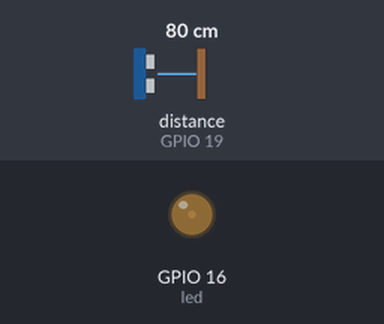
Bench run of a program on a simulated Raspberry Pi (BCM pin numbers). On the bench: output pins drawn as LEDs (lit = HIGH). The test bench sets the inputs (shaded band); at power-on: distance to the obstacle (sensor on GPIO 19) 80 cm.

Above: at 0.05 s.
At 0.3 s:
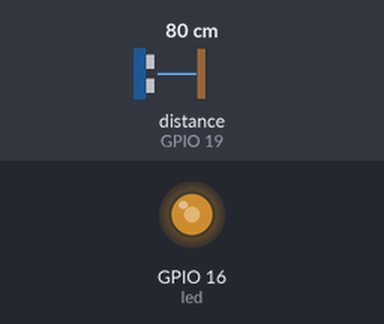
At 0.45 s:
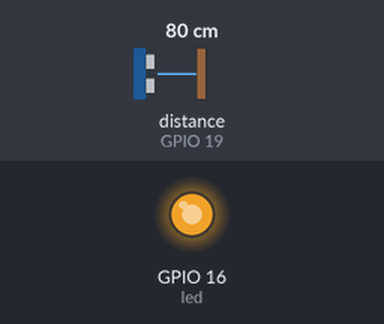
At 0.85 s:
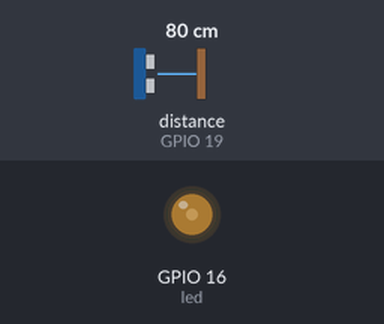
Timing chart, 0 to 3.0 s (numbered marks = the images above):
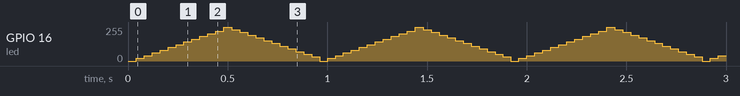

The program:

distance_senzor.py
```python
import time

from gpiozero import DistanceSensor, LED, PWMLED
import numpy as np

dist = DistanceSensor(19, 13, max_distance=4)
led = PWMLED(16)

try:
    led.pulse(.5, .5, background=False)
except KeyboardInterrupt:
    led.close()
```
